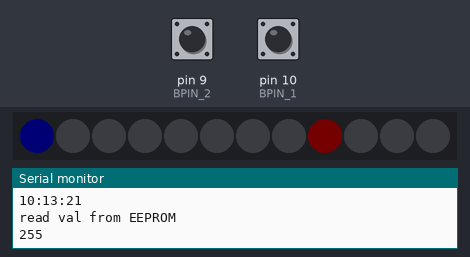
Bench run of a sketch on a simulated Arduino Uno, built with avr-gcc and run on an emulated ATmega328P. On the bench: 12 RGB LEDs in strip order, left to right, the last lines printed to the serial monitor. The test bench sets the inputs (shaded band); at power-on: pin 10 (BPIN_1) HIGH, pin 9 (BPIN_2) HIGH. Dim RGB values are drawn brighter than linear; the local clock reads 2024-03-15 10:24:30 at power-on unless the sketch sets it.

Above: at 1.2 s.
1.3 s: pin 10 (BPIN_1) pulled LOW for 0.15 s
At 1.7 s:
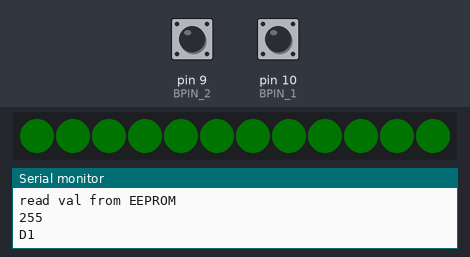
2.9 s: pin 9 (BPIN_2) pulled LOW for 0.15 s
At 3.5 s:
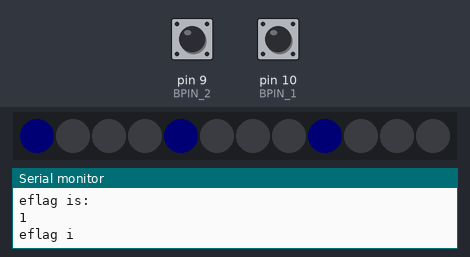
4.5 s: pin 9 (BPIN_2) pulled LOW for 1 s
At 5.4 s:
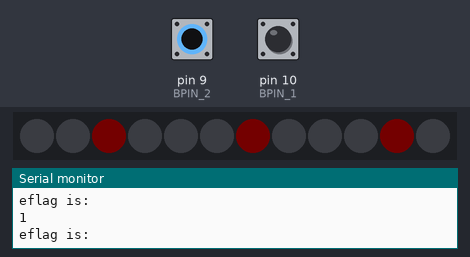
7.0 s: pin 9 (BPIN_2) pulled LOW for 3.2 s
At 10.9 s:
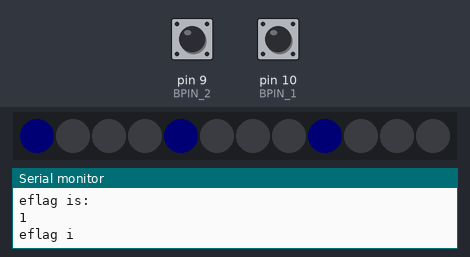
11.7 s: pin 9 (BPIN_2) driven LOW and pin 10 (BPIN_1) driven LOW
At 20.3 s:
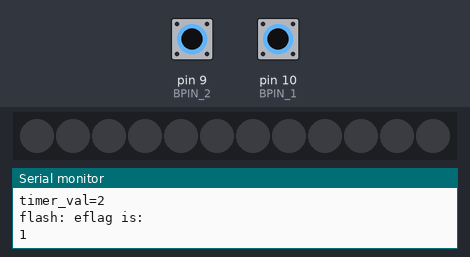
Timing chart, 0 to 21.4 s (numbered marks = the images above; inputs shaded):
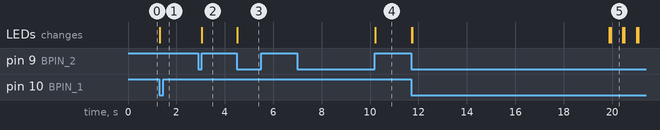

The sketch:

flora_timer.ino
```cpp
#include <Adafruit_NeoPixel.h>

#define PIN            12
#define NUMPIXELS      12
#define BPIN_1         10
#define BPIN_2         9

#include <Wire.h>
#include "RTClib.h"
#include "PinChangeInterrupt.h"
#include <EEPROM.h>

RTC_DS1307 RTC;

Adafruit_NeoPixel pixels = Adafruit_NeoPixel(NUMPIXELS, PIN, NEO_GRB + NEO_KHZ800);
uint8_t delayval = 500;
uint8_t hour=0;
uint8_t minute=0;
uint8_t hpixel=0;
uint8_t mpixel=0;
uint8_t sec1=0;
uint8_t sec2=0;
uint8_t b1_counter=0;
uint8_t b2_counter=0;
bool oldState1 = HIGH;
bool oldState2 = HIGH;
bool newState1 = HIGH;
bool newState2 = HIGH;
uint8_t bmode1=0;
uint8_t bmode2=0;
uint8_t status=0;
uint8_t status2=0;
uint8_t status3=0;
bool eflag = false;
uint8_t timer_val=0;
uint8_t timeout1=3;
uint8_t timeout2=8;
int addr = 0;

void setup() {
        pixels.begin();
        Serial.begin(57600);
        Wire.begin();
        RTC.begin();

        if(Serial)
                RTC.adjust(DateTime(__DATE__, __TIME__)); /* set PC date */

        pinMode(BPIN_1, INPUT_PULLUP);
        pinMode(BPIN_2, INPUT_PULLUP);

        attachPCINT(digitalPinToPCINT(BPIN_2), b2interr, FALLING);
        attachPCINT(digitalPinToPCINT(BPIN_1), b1interr, FALLING);
}

void loop() {
        DateTime now = RTC.now();
        hour=now.hour()%12;
        minute=now.minute();
        hpixel=(hour+10)%12;
        mpixel=(minute/5+10)%12;
        sec1=now.second();
        Serial.print(hour, DEC);
        Serial.print(':');
        Serial.print(minute, DEC);
        Serial.print(':');
        Serial.print(sec1, DEC);
        Serial.println();
        Serial.println("read val from EEPROM");
        Serial.println(EEPROM.read(addr));

        //set_color(0,0,0);

        if (timer_val > 0) {
                handle_timer(timer_val);
        }

        show_clock(hpixel, mpixel);
        delay(1000);

}

void b2interr() {
        Serial.println("D9 - B2 interrupt");
        eflag = false;
        EEPROM.write(addr, sec1);
}
void handle_timer(uint8_t tval) {

        uint8_t nos=0; /* no of seconds */

        if (tval == 1) {
                Serial.println("timer_val=1");
                set_npixels(1,0,0,1);
                while (nos < timeout1) {
                        nos++;
                        set_npixels(1,0,0,1);
                        delay(1000);
                        set_color(0,0,0);
                }
                eflag = true;
                flash(100,0,0,255);
        }
        if (tval == 2) {
                Serial.println("timer_val=2");
                set_npixels(1,0,0,1);
                while (nos < timeout2) {
                        nos++;
                        set_npixels(1,1,0,0);
                        delay(1000);
                        set_color(0,0,0);
                }
                eflag = true;
                flash(100,255,0,0);

        }
        delay(50);
        set_color(0,0,0);

}
void b1interr() {
        Serial.println("D10 -B1 interrupt");
        detachPCINT(digitalPinToPCINT(BPIN_2));
        b1_counter++;
        Serial.println(b1_counter,DEC);
        eflag=true;
        if (b1_counter > 1) {
                b1_counter = 0;
                eflag = false;
                Serial.println("eflag is:");
                Serial.println(eflag,BIN);
                attachPCINT(digitalPinToPCINT(BPIN_2), b2interr, FALLING);
        }
        set_color(0,1,0);
        while(eflag) {
                Serial.println("eflag is:");
                Serial.println(eflag,BIN);
                while ( digitalRead(BPIN_2) == HIGH && eflag) {
                        delay(50);
                        if ( digitalRead(BPIN_2) == LOW ) {
                                b2_counter++;
                                break;
                        }
                }
                if ( b2_counter == 1) {
                        set_npixels(1,0,0,1);
                        timer_val=1;
                }
                if ( b2_counter == 2) {
                        set_npixels(2,1,0,0);
                        timer_val=2;
                }
                if ( b2_counter > 1 ) {
                        b2_counter=0;
                }
                delay(100);
                if ( digitalRead(BPIN_1) == LOW ) {
                        break;
                }
        }
}
void show_clock(uint8_t hpixel, uint8_t mpixel) {
        for(uint8_t i=0;i<NUMPIXELS;i++)
                set_pixels(i, hpixel, mpixel);
}
void set_pixels(uint8_t i, uint8_t hpixel, uint8_t mpixel) {
        uint8_t r=0, g=0, b=0;

        if (i == hpixel || i == mpixel ) {
            if (i == hpixel)
                    r = 1;
            if (i == mpixel)
                    b = 1;
        }

        pixels.setPixelColor(i, pixels.Color(r,g,b));
        pixels.show();
}

void set_npixels(uint8_t nopix,uint8_t r, uint8_t g, uint8_t b) {
        set_color(0,0,0);
        if (nopix == 1) {
               pixels.setPixelColor(0, pixels.Color(r,g,b));
               pixels.setPixelColor(4, pixels.Color(r,g,b));
               pixels.setPixelColor(8, pixels.Color(r,g,b));
        }
        if (nopix == 2) {
               pixels.setPixelColor(2, pixels.Color(r,g,b));
               pixels.setPixelColor(6, pixels.Color(r,g,b));
               pixels.setPixelColor(10, pixels.Color(r,g,b));
        }
        pixels.show();
}

void flash(uint8_t max, uint8_t r, uint8_t g, uint8_t b) {
        timer_val = 0;
        for(uint8_t i=0;i<max;i++){
                Serial.println("flash: eflag is:");
                Serial.println(eflag,BIN);
                if ( eflag == false )
                        break;
                set_color(r,g,b);
                delay(50);
                set_color(0,0,0);
                delay(500);
        }

}
void set_color(uint8_t r, uint8_t g, uint8_t b) {
        for(uint8_t i=0;i<NUMPIXELS;i++){
                pixels.setPixelColor(i, pixels.Color(r,g,b));
                pixels.show();
        }

}
void set_all_pixels(uint8_t color) {
        for(uint8_t i=0;i<NUMPIXELS;i++){
                pixels.setPixelColor(i, pixels.Color(color,color,color));
        }
        pixels.show();
}
uint8_t get_button_mode(uint8_t pin, uint8_t dly) {

        uint8_t i = 0;
        uint8_t retval=0;
        bool state1 = digitalRead(pin);
        delay(dly);
        bool state2 = digitalRead(pin);
        if ( state1 == LOW && state2 == LOW ) {
                retval = 2;
        } else if ( state1 == LOW && state2 == HIGH ) {
                retval = 1;
        } else if ( state1 == HIGH && state2 == HIGH ) {
                retval = 0;
        }

        return retval;
}
```

Measured:
- after the input at 1.3 s, the LEDs: change at once (image 1)
- after the input at 2.9 s, the LEDs: change after 0.15 s (image 2)
- after the input at 4.5 s, the LEDs: change at once (image 3)
- after the input at 7.0 s, the LEDs: change after 3.2 s (image 4)
- after the input at 11.7 s, the LEDs: first change at once (image 5 shows a later state)
- what the display in image 5 shows lasts 0.5 s, from 19.9 s to 20.4 s
